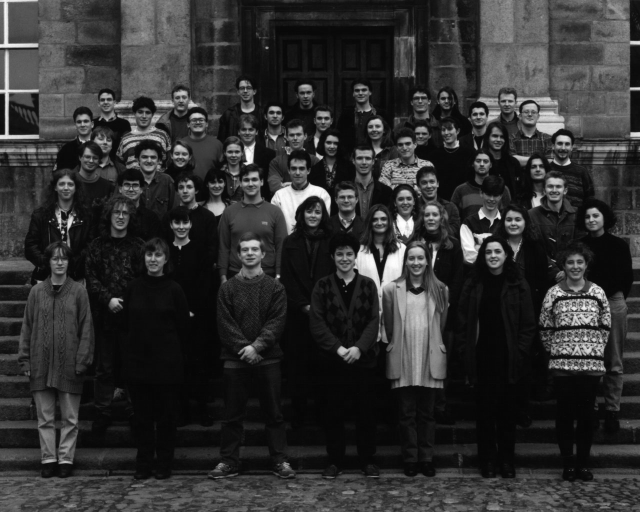
#> input picture img_test/con_metadatos.jpg, 1280 x 1024 px (shown at 1/2 size); its folder holds only this picture in this run
$ python -i faces.py   (imports and definitions only)
#> lines starting #> are read from the running program, lines starting #| are printed output that depends on the picture
"""Detección de caras y cómo cubrirlas.

Es lo único del proyecto que usa OpenCV. Se detecta con un **clasificador en cascada
Haar**: ventanas deslizantes sobre la imagen en escala de grises, características de
contraste, y una cascada de etapas donde cada una descarta rápido lo que no es cara.

Se fija OpenCV 4 y no 5 porque la 5 quitó `CascadeClassifier` y sus cascadas del paquete:
solo deja un detector basado en redes que exige bajar un modelo aparte. La cascada viene
incluida, no agrega archivos al repositorio y es explicable.
"""

from __future__ import annotations

from pathlib import Path

import cv2
from PIL import Image, ImageFilter

# La cascada entrenada para caras de frente, incluida en el paquete de OpenCV.
CASCADE_FILE = "haarcascade_frontalface_default.xml"

# Cuánto se agranda cada rectángulo detectado, como fracción de su lado. La cascada
# devuelve una caja ajustada a los rasgos; sin margen quedan a la vista el mentón y las
# orejas, que también identifican.
FACE_MARGIN = 0.12

# Cuánto se achica la imagen para detectar. Buscar caras crece con el área, y en una foto
# de 4000px de ancho no hace falta tanto detalle: se detecta sobre una copia chica y los
# rectángulos se escalan de vuelta.
DETECTION_WIDTH = 800

_detector: cv2.CascadeClassifier | None = None


def detector() -> cv2.CascadeClassifier:
    """Carga la cascada una sola vez por proceso.

    El XML son casi 900 KB y leerlo cuesta decenas de milisegundos; hacerlo por imagen
    sería pagarlo de más. Se carga al primer uso y no al importar, para que el proceso que
    solo importa el módulo no pague nada.

    Returns:
        El clasificador, listo para usar.

    Raises:
        RuntimeError: Si el archivo de la cascada no se pudo cargar.
    """
    global _detector

    if _detector is None:
        _detector = cv2.CascadeClassifier(cv2.data.haarcascades + CASCADE_FILE)
        if _detector.empty():
            raise RuntimeError(f"no se pudo cargar la cascada {CASCADE_FILE}")

    return _detector


def detect(path: Path) -> list[tuple[int, int, int, int]]:
    """Busca caras de frente en la imagen.

    Args:
        path: Ruta de la imagen a analizar.

    Returns:
        Un rectángulo por cara, como `(x, y, ancho, alto)` en píxeles de la imagen
        original. Lista vacía si no hay ninguna, que es un resultado válido y no un error.
    """
#> called with path = '../../img_test/con_metadatos.jpg'
    image = cv2.imread(str(path))
#> image is the input picture: shape (1024, 1280, 3); min 0, max 255, mean 48.5
    if image is None:
        return []

    height, width = image.shape[:2]
#> height = 1024; width = 1280
    scale = min(1.0, DETECTION_WIDTH / width)
#> scale = 0.625

    small = cv2.resize(image, (round(width * scale), round(height * scale)))
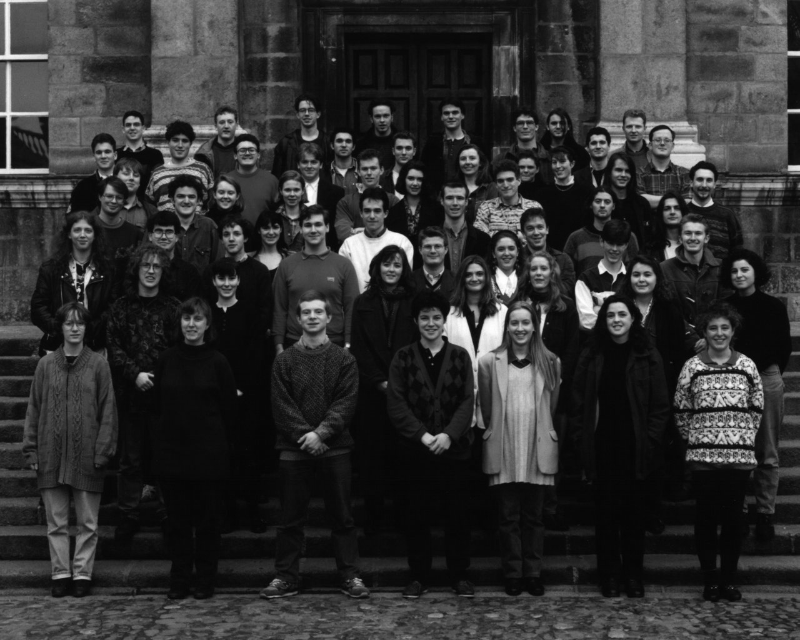
#> small: shape (640, 800, 3); min 3, max 255, mean 48.4
    grayscale = cv2.cvtColor(small, cv2.COLOR_BGR2GRAY)

    found = detector().detectMultiScale(
        grayscale,
        scaleFactor=1.1,   # cuánto crece la ventana de búsqueda en cada pasada
        # Cuántas detecciones vecinas se exigen para aceptar una cara. El 7 está medido:
        # con 5 aparecían falsos positivos —recuadros de 80px en esquinas vacías— al
        # detectar sobre imágenes reescaladas, y con 4 el detector "veía" una cara en un
        # paisaje. Subirlo lo vuelve más exigente: el precio sería perder caras difíciles
        # (de perfil, muy chicas), que esta cascada frontal tampoco detecta bien.
        minNeighbors=7,
        minSize=(30, 30),  # nada más chico que esto es ruido
    )
#> found = [[355, 197, 36, 36], [65, 217, 34, 34], [518, 214, 35, 35], [133, 252, 36, 36], [723, 257, 34, 34], [625, 261, 34, 34], [293, 296, 39, 39], [599, 301, 35, 35], [415, 304, 34, 34], [175, 305, 36, 36], [502, 308, 37, 37], [701, 314, 36, 36]]

    # Los rectángulos vuelven a la escala de la imagen original.
    return [
        (round(x / scale), round(y / scale), round(w / scale), round(h / scale))
        for x, y, w, h in found
    ]


# [72 lines left out: functions cover, with_margin, not called in this run]

>>> result = detect('../../img_test/con_metadatos.jpg')
#> result = [(568, 315, 58, 58), (104, 347, 54, 54), (829, 342, 56, 56), (213, 403, 58, 58), (1157, 411, 54, 54), (1000, 418, 54, 54), (469, 474, 62, 62), (958, 482, 56, 56), (664, 486, 54, 54), (280, 488, 58, 58), (803, 493, 59, 59), (1122, 502, 58, 58)]
